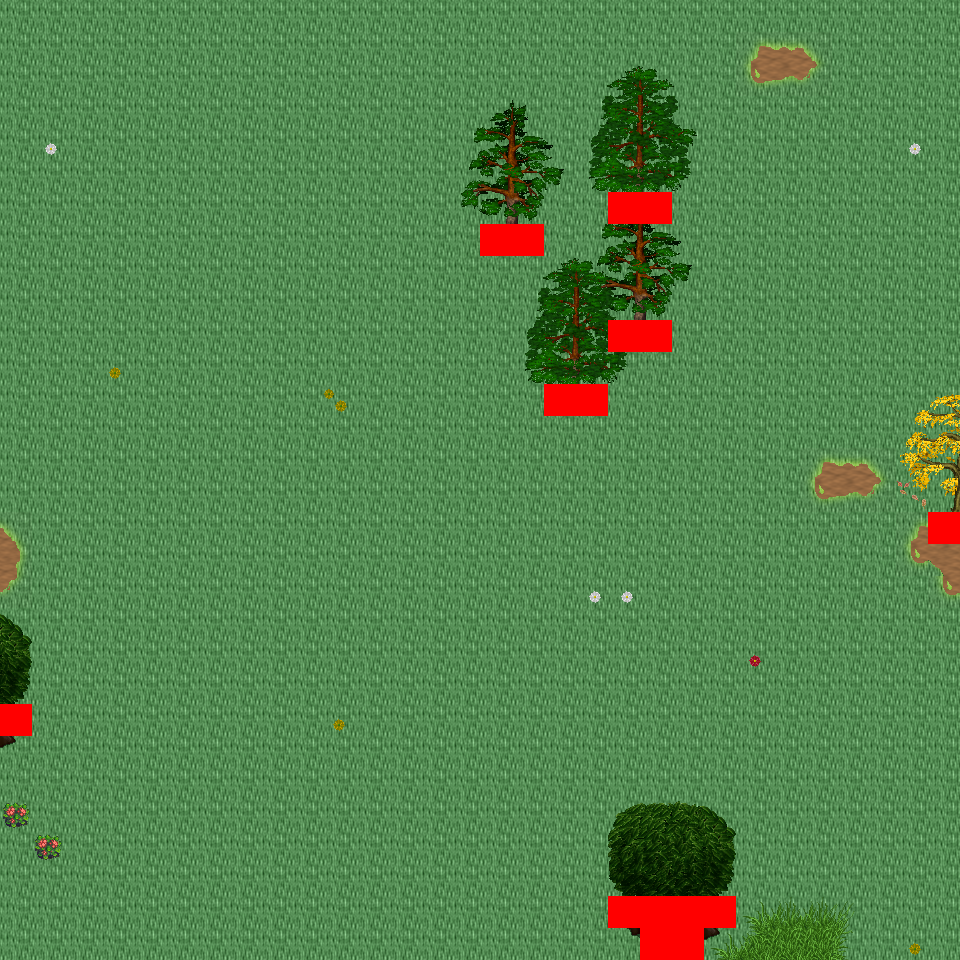

This is a level from a 2D game, rendered from its Tiled map with the project's own tilesets. A one-line summary and the map file follow, with tile-layer data summarised:
An orthogonal 30x30 tile map with 32x32 px tiles, 6 tile layers (Ground, Object, Object2, Above, ...), 24 tilesets and 5 objects (5x mapExit).

<map version="1.0" orientation="orthogonal" renderorder="right-down" width="30" height="30" tilewidth="32" tileheight="32" nextobjectid="6">
  <tileset firstgid="1" name="tileset_logic_collision" tilewidth="32" tileheight="32" tilecount="1" columns="1">
    <image source="../drawable/tileset_logic_collision.png" width="32" height="32" />
  </tileset>
  <tileset firstgid="2" name="tileset_ground_ground" tilewidth="32" tileheight="32" tilecount="33" columns="3">
    <image source="../drawable/tileset_ground_ground.png" width="96" height="352" />
  </tileset>
  <tileset firstgid="35" name="tileset_terrain_grassland" tilewidth="32" tileheight="32" tilecount="88" columns="8">
    <image source="../drawable/tileset_terrain_grassland.png" width="256" height="352" />
  </tileset>
  <tileset firstgid="123" name="tileset_ground_grass_corners" tilewidth="32" tileheight="32" tilecount="24" columns="6">
    <image source="../drawable/tileset_ground_grass_corners.png" width="192" height="128" />
  </tileset>
  <tileset firstgid="147" name="tileset_ground_grass_edges" tilewidth="32" tileheight="32" tilecount="36" columns="12">
    <image source="../drawable/tileset_ground_grass_edges.png" width="384" height="96" />
  </tileset>
  <tileset firstgid="183" name="tileset_ground_grass_2" tilewidth="32" tileheight="32" tilecount="21" columns="3">
    <image source="../drawable/tileset_ground_grass_2.png" width="96" height="224" />
  </tileset>
  <tileset firstgid="204" name="tileset_plant_tree_tree_darkgreen" tilewidth="32" tileheight="32" tilecount="88" columns="8">
    <image source="../drawable/tileset_plant_tree_tree_darkgreen.png" width="256" height="352" />
  </tileset>
  <tileset firstgid="292" name="tileset_plant_tree_pine_tree" tilewidth="32" tileheight="32" tilecount="20" columns="4">
    <image source="../drawable/tileset_plant_tree_pine_tree.png" width="128" height="160" />
  </tileset>
  <tileset firstgid="312" name="tileset_plant_tree_pine_tree_1" tilewidth="32" tileheight="32" tilecount="20" columns="4">
    <image source="../drawable/tileset_plant_tree_pine_tree_1.png" width="128" height="160" />
  </tileset>
  <tileset firstgid="332" name="tileset_plant_tree_evergreen" tilewidth="32" tileheight="32" tilecount="36" columns="3">
    <image source="../drawable/tileset_plant_tree_evergreen.png" width="96" height="384" />
  </tileset>
  <tileset firstgid="368" name="tileset_plant_tree_fall_trees" tilewidth="32" tileheight="32" tilecount="40" columns="8">
    <image source="../drawable/tileset_plant_tree_fall_trees.png" width="256" height="160" />
  </tileset>
  <tileset firstgid="408" name="tileset_plant_flower_daisy_blue" tilewidth="32" tileheight="32" tilecount="8" columns="2">
    <image source="../drawable/tileset_plant_flower_daisy_blue.png" width="64" height="128" />
  </tileset>
  <tileset firstgid="416" name="tileset_plant_flower_daisy_red" tilewidth="32" tileheight="32" tilecount="8" columns="2">
    <image source="../drawable/tileset_plant_flower_daisy_red.png" width="64" height="128" />
  </tileset>
  <tileset firstgid="424" name="tileset_plant_flower_daisy_white" tilewidth="32" tileheight="32" tilecount="8" columns="2">
    <image source="../drawable/tileset_plant_flower_daisy_white.png" width="64" height="128" />
  </tileset>
  <tileset firstgid="432" name="tileset_plant_flower_daisy_yellow" tilewidth="32" tileheight="32" tilecount="8" columns="2">
    <image source="../drawable/tileset_plant_flower_daisy_yellow.png" width="64" height="128" />
  </tileset>
  <tileset firstgid="440" name="tileset_plant_leaves" tilewidth="32" tileheight="32" tilecount="8" columns="4">
    <image source="../drawable/tileset_plant_leaves.png" width="128" height="64" />
  </tileset>
  <tileset firstgid="448" name="tileset_logic_creature_animal" tilewidth="32" tileheight="32" tilecount="32" columns="8">
    <image source="../drawable/tileset_logic_creature_animal.png" width="256" height="128" />
  </tileset>
  <tileset firstgid="480" name="tileset_plant_flower_red_blue_clusters" tilewidth="32" tileheight="32" tilecount="4" columns="1">
    <image source="../drawable/tileset_plant_flower_red_blue_clusters.png" width="32" height="128" />
  </tileset>
  <tileset firstgid="484" name="tileset_ground_tall_grass" tilewidth="32" tileheight="32" tilecount="15" columns="5">
    <image source="../drawable/tileset_ground_tall_grass.png" width="160" height="96" />
  </tileset>
  <tileset firstgid="499" name="tileset_logic_creature_reptile" tilewidth="32" tileheight="32" tilecount="7" columns="7">
    <image source="../drawable/tileset_logic_creature_reptile.png" width="224" height="32" />
  </tileset>
  <tileset firstgid="506" name="tileset_logic_creature_fowl" tilewidth="32" tileheight="32" tilecount="6" columns="6">
    <image source="../drawable/tileset_logic_creature_fowl.png" width="192" height="32" />
  </tileset>
  <tileset firstgid="512" name="tileset_plant_bush_berried" tilewidth="32" tileheight="32" tilecount="60" columns="5">
    <image source="../drawable/tileset_plant_bush_berried.png" width="160" height="384" />
  </tileset>
  <tileset firstgid="572" name="tileset_plant_bushes_and_trees" tilewidth="32" tileheight="32" tilecount="144" columns="16">
    <image source="../drawable/tileset_plant_bushes_and_trees.png" width="512" height="289" />
  </tileset>
  <tileset firstgid="716" name="tileset_plant_bush_leafy" tilewidth="32" tileheight="32" tilecount="48" columns="8">
    <image source="../drawable/tileset_plant_bush_leafy.png" width="256" height="192" />
  </tileset>
  <layer name="Ground" width="30" height="30">
    <data>[900 cells, 900 non-empty, 2 distinct tile ids]</data>
  </layer>
  <layer name="Object" width="30" height="30">
    <data>[900 cells, 43 non-empty, 22 distinct tile ids]</data>
  </layer>
  <layer name="Object2" width="30" height="30">
    <data>[900 cells, 17 non-empty, 11 distinct tile ids]</data>
  </layer>
  <layer name="Above" width="30" height="30">
    <data>[900 cells, 47 non-empty, 28 distinct tile ids]</data>
  </layer>
  <layer name="Above2" width="30" height="30">
    <data>[900 cells, 40 non-empty, 24 distinct tile ids]</data>
  </layer>
  <layer name="Walkable" width="30" height="30">
    <data>[900 cells, 16 non-empty, 1 distinct tile ids]</data>
  </layer>
  <objectgroup name="MapEvents">
    <object id="1" name="north" type="mapExit" x="0" y="0" width="960" height="32">
      <properties>
        <property name="map" value="level_0_x38_y10" />
        <property name="x" value="0" />
        <property name="y" value="28" />
      </properties>
    </object>
    <object id="2" name="south" type="mapExit" x="0" y="928" width="640" height="32">
      <properties>
        <property name="map" value="level_0_x38_y12" />
        <property name="x" value="0" />
        <property name="y" value="1" />
      </properties>
    </object>
    <object id="3" name="south2" type="mapExit" x="704" y="928" width="256" height="32">
      <properties>
        <property name="map" value="level_0_x38_y12" />
        <property name="x" value="22" />
        <property name="y" value="1" />
      </properties>
    </object>
    <object id="4" name="west" type="mapExit" x="0" y="0" width="32" height="704">
      <properties>
        <property name="map" value="level_0_x37_y11" />
        <property name="x" value="28" />
        <property name="y" value="0" />
      </properties>
    </object>
    <object id="5" name="west2" type="mapExit" x="0" y="736" width="32" height="224">
      <properties>
        <property name="map" value="level_0_x37_y11" />
        <property name="x" value="28" />
        <property name="y" value="23" />
      </properties>
    </object>
  </objectgroup>
</map>
